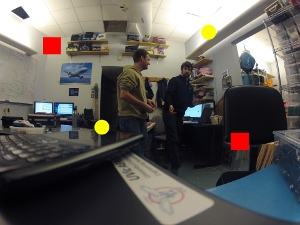
//> input picture test.jpg, 300 x 225 px
$ ./HoughCircle_Demo test.jpg   (built with g++ and OpenCV 4)
//> lines starting //> are read from the running program, lines starting //| are printed output that depends on the picture
/**
 * @file HoughCircle_Demo.cpp
 * @brief Demo code for Hough Transform
 * @author OpenCV team
 * @author Murray Meehan (added multi-channel scanning for my openCV tutorial)
 */

// uncomment this to turn on highgui-based display (for debugging / studying)
//#define DISPLAY_ENABLED

#include "opencv2/highgui/highgui.hpp"
#include "opencv2/imgproc/imgproc.hpp"
#include <iostream>
#include <stdio.h>

using namespace cv;

void findSquare(Mat &src, Mat src_gray, vector<Vec3f> &circles)
{
	/// Reduce the noise so we avoid false circle detection
	GaussianBlur( src_gray, src_gray, Size(9, 9), 2, 2 );

	/// Apply the Hough Transform to find the circles
	int method=CV_HOUGH_GRADIENT;
	double dp=1;
	double minDist=src_gray.rows/8;
	double param1=200;
	double param2=100;
	int minRadius=3;//3;
	int maxRadius=500;//100;
	HoughCircles( src_gray, circles, method, dp, minDist, param1, param2, minRadius, maxRadius );

	/// Draw the circles detected
	for( size_t i = 0; i < circles.size(); i++ )
	{
		Point center(cvRound(circles[i][0]), cvRound(circles[i][1]));
		int radius = cvRound(circles[i][2]);

		#ifdef DISPLAY_ENABLED
			// circle center
			circle( src, center, 3, Scalar(0,255,0), -1, 8, 0 );
			// circle outline
			circles( src, center, radius, Scalar(0,0,255), 3, 8, 0 );
		#endif

		std::cout << "circle detected @ " << center << ", radius: " << radius << ".\n";
	}
}

/**
 * @function findCircles
 * 		TODO: only check for circles which are blue, red, or yellow.
 * 		TODO: only check for circles in size range from 2m*2m to 5m*5m
 * 						(pixel equivalent depends on height (400m?), FOV (90deg), resolution (720p)
 * 						for conversion, see swath tables in dropbox for our GoPro Hero camera
 */
 void findCircles(Mat &src, Mat src_gray, vector<Vec3f> &circles)
{
	/// Reduce the noise so we avoid false circle detection
	GaussianBlur( src_gray, src_gray, Size(9, 9), 2, 2 );

	/// Apply the Hough Transform to find the circles
	int method=CV_HOUGH_GRADIENT;
	double dp=1;
	double minDist=src_gray.rows/8;
	double param1=200;
	double param2=100;
	int minRadius=3;//3;
	int maxRadius=500;//100;
	HoughCircles( src_gray, circles, method, dp, minDist, param1, param2, minRadius, maxRadius );

	/// Draw the circles detected
	for( size_t i = 0; i < circles.size(); i++ )
	{
		Point center(cvRound(circles[i][0]), cvRound(circles[i][1]));
		int radius = cvRound(circles[i][2]);

		#ifdef DISPLAY_ENABLED
			// circle center
			circle( src, center, 3, Scalar(0,255,0), -1, 8, 0 );
			// circle outline
			circles( src, center, radius, Scalar(0,0,255), 3, 8, 0 );
		#endif

		std::cout << "circle detected @ " << center << ", radius: " << radius << ".\n";
	}
}

/**
 * @function main
 */
 int main(int argc, char** argv)
{
	Mat src = imread( argv[1], 1 );
//> src is the input picture: 225 rows x 300 cols, CV_8UC3; mean B, G, R 90, 93.8, 96.4

	if( !src.data )
		{ return -1; }

	Mat channelRed (src.rows, src.cols, CV_8UC1);
	Mat channelGreen (src.rows, src.cols, CV_8UC1);
	Mat channelBlue (src.rows, src.cols, CV_8UC1);
	Mat outImg[] = {channelRed, channelGreen, channelBlue};
	int fromTo[] = { 0,2, 1,1, 2,0};
	mixChannels( &src, 1, outImg, 3, fromTo, 3);
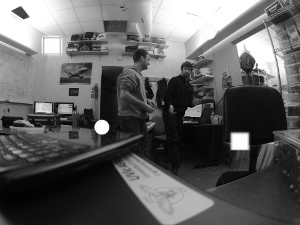
//> outImg[0]: 225 rows x 300 cols, CV_8UC1; min 0, max 255, mean 96.4
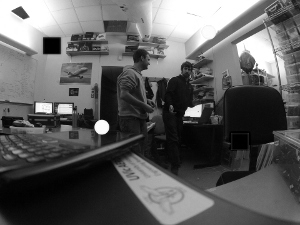
//> outImg[1]: 225 rows x 300 cols, CV_8UC1; min 0, max 255, mean 93.8
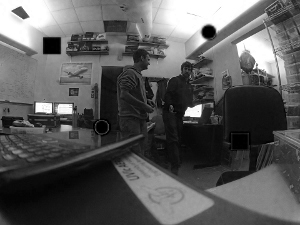
//> outImg[2]: 225 rows x 300 cols, CV_8UC1; min 0, max 255, mean 90

	// [8 lines of commented-out code are left out]

	vector<Vec3f> circlesR, circlesG, circlesB;
	findCircles(src, channelRed, circlesR);
//> in findCircles, `GaussianBlur( src_gray, src_gray, Size(9, 9), 2, 2 );`:
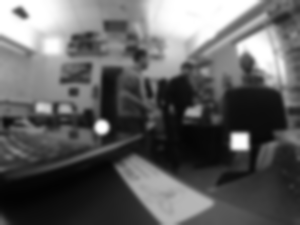
//> src_gray: 225 rows x 300 cols, CV_8UC1; min 3, max 255, mean 96.4
	findCircles(src, channelGreen, circlesG);
//> in findCircles (call 2), `GaussianBlur( src_gray, src_gray, Size(9, 9), 2, 2 );`:
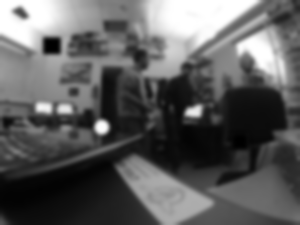
//> src_gray: 225 rows x 300 cols, CV_8UC1; min 0, max 255, mean 93.8
	findCircles(src, channelBlue, circlesB);
//> in findCircles (call 3), `GaussianBlur( src_gray, src_gray, Size(9, 9), 2, 2 );`:
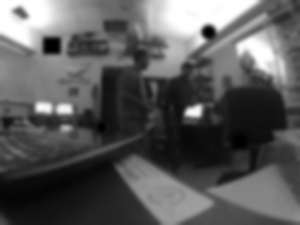
//> src_gray: 225 rows x 300 cols, CV_8UC1; min 0, max 255, mean 90

	#ifdef DISPLAY_ENABLED
	/// Show your results
	namedWindow( "Hough Circle Transform Demo", CV_WINDOW_AUTOSIZE );
	imshow( "Hough Circle Transform Demo", src );
	waitKey(0);
	#endif

	return 0;
}
